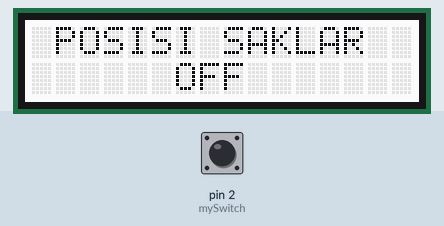
This sketch was run on a simulated Arduino Uno, built with avr-gcc and run on an emulated ATmega328P. Shown: 16×2 character LCD. The test bench sets the inputs (shaded band); at power-on: pin 2 (mySwitch) LOW.

Above: at 1.2 s.
1.3 s: pin 2 (mySwitch) pulled HIGH for 0.15 s
At 1.42 s:
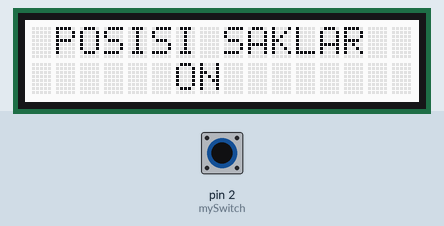
2.9 s: pin 2 (mySwitch) pulled HIGH for 3.2 s
Timing chart, 0 to 5.9 s (numbered marks = the images above; inputs shaded):
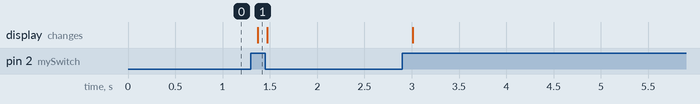

The sketch:

Switch_State_Read.ino
```cpp
/*===============SWITCH STATE READ==============
  Dibuat Oleh Tim Digiware
  ==============================================
  Konfigurasi Pin:
  |-----------------------------------------|
  |                     | Arduino Base HAT  |
  |-----------------------------------------|
  |Grove - Switch (P)   |         D2        |
  |Grove - LCD 16x2     |         I2C       |
  |-----------------------------------------|
*/
#include <Wire.h>
#include "rgb_lcd.h"
rgb_lcd lcd;

#define mySwitch 2

void setup()
{
    lcd.begin(16,2);
}

void loop()
{
    int data = digitalRead(mySwitch);
    if(data == 1)
    {
      lcd.setCursor(6, 1);
      lcd.print("ON ");


    }
    else
    if(data == 0)
    {
      lcd.setCursor(6, 1);
      lcd.print("OFF ");


}
text();
}

void text()
{
  lcd.setCursor(1, 0);
  lcd.print("POSISI SAKLAR");
  delay(100);
}
```

Measured:
- after the input at 1.3 s, the display: changes after 0.07 s (image 1)
